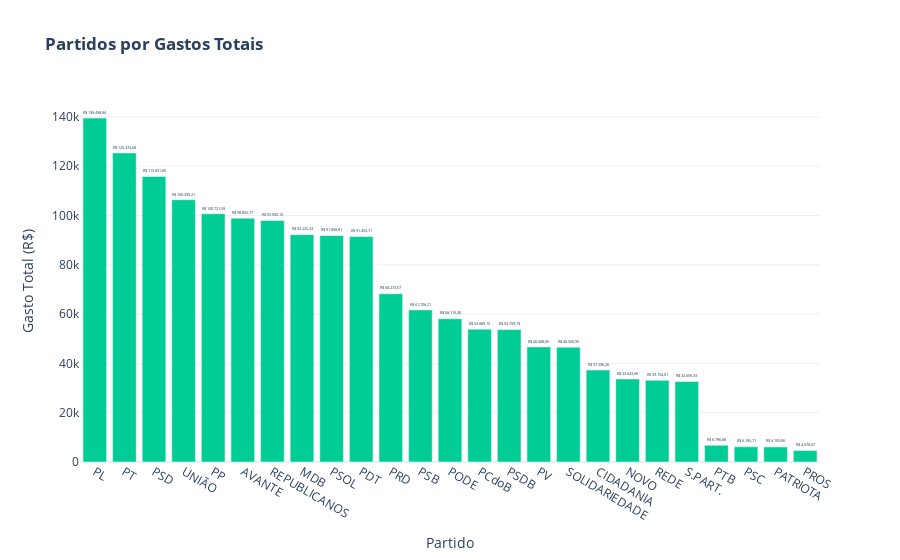

The notebook cell this image was saved under:
### Code cell
# 2 Partidos por Gasto Total
top_partidos = (
    df_modelo.groupby('sgPartido')['vlrLiquidoTotal']
    .mean()
    .sort_values(ascending=False)
    .reset_index()
)
top_partidos['texto'] = top_partidos['vlrLiquidoTotal'].apply(formatar_valor)

fig2 = px.bar(
    top_partidos,
    x='sgPartido',
    y='vlrLiquidoTotal',
    orientation='v',
    title='<b>Partidos por Gastos Totais</b>',
    labels={'vlrLiquidoTotal': 'Gasto Total (R$)', 'sgPartido': 'Partido'},
    text='texto'
)
fig2.update_layout(showlegend=False, yaxis={'categoryorder':'total ascending'})
fig2.update_traces(textposition='outside', marker_color='#00CC96')
fig2.show()

### Figure 1 — Plotly figure (JSON) as saved in the notebook; plotly's stock layout.template omitted (floating-point values rounded to 4 significant figures)
{"data": [{"alignmentgroup": "True", "hovertemplate": "Partido=%{x}<br>Gasto Total (R$)=%{y}<br>texto=%{text}<extra></extra>", "legendgroup": "", "marker": {"color": "#00CC96", "pattern": {"shape": ""}}, "name": "", "offsetgroup": "", "orientation": "v", "showlegend": false, "text": ["R$ 139.498,84", "R$ 125.374,68", "R$ 115.831,80", "R$ 106.395,21", "R$ 100.721,59", "R$ 98.892,77", "R$ 97.955,15", "R$ 92.225,33", "R$ 91.858,81", "R$ 91.453,71", "R$ 68.273,57", "R$ 61.706,21", "R$ 58.115,30", "R$ 53.889,15", "R$ 53.709,73", "R$ 46.688,56", "R$ 46.560,95", "R$ 37.296,26", "R$ 33.643,96", "R$ 33.154,01", "R$ 32.656,33", "R$ 6.796,88", "R$ 6.185,71", "R$ 6.105,86", "R$ 4.678,67"], "textposition": "outside", "type": "bar", "x": ["PL", "PT", "PSD", "UNIÃO", "PP", "AVANTE", "REPUBLICANOS", "MDB", "PSOL", "PDT", "PRD", "PSB", "PODE", "PCdoB", "PSDB", "PV", "SOLIDARIEDADE", "CIDADANIA", "NOVO", "REDE", "S.PART.", "PTB", "PSC", "PATRIOTA", "PROS"], "xaxis": "x", "y": [139500.0, 125400.0, 115800.0, 106400.0, 100700.0, 98890.0, 97960.0, 92230.0, 91860.0, 91450.0, 68270.0, 61710.0, 58120.0, 53890.0, 53710.0, 46690.0, 46560.0, 37300.0, 33640.0, 33150.0, 32660.0, 6797.0, 6186.0, 6106.0, 4679.0], "yaxis": "y"}], "layout": {"barmode": "relative", "legend": {"tracegroupgap": 0}, "showlegend": false, "title": {"text": "<b>Partidos por Gastos Totais</b>"}, "xaxis": {"anchor": "y", "domain": [0, 1], "title": {"text": "Partido"}}, "yaxis": {"anchor": "x", "categoryorder": "total ascending", "domain": [0, 1], "title": {"text": "Gasto Total (R$)"}}}}
